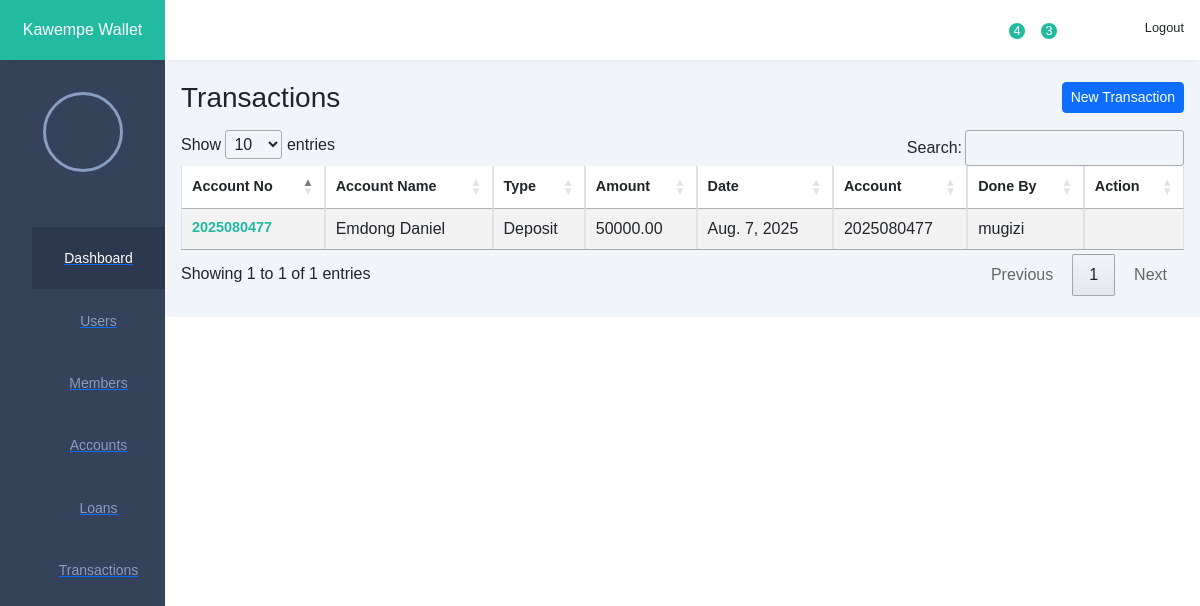
Screenshot of /transactions/ with the database file from the repository.
### customers/models.py (models this page shows, shortened)
class Transaction(models.Model):
    class TransactionType(models.TextChoices):
        DEPOSIT = 'Deposit', _('Deposit')
        WITHDRAWAL = 'Withdrawal', _('Withdrawal')
        TRANSFER = 'Transfer', _('Transfer')
        PAYMENT = 'Payment', _('Payment')
    transaction_id = models.UUIDField(
        primary_key=True, default=uuid.uuid4, editable=False, unique=True)
    transaction_type = models.CharField(
        max_length=50, choices=TransactionType.choices, default=TransactionType.DEPOSIT)
    amount = models.DecimalField(max_digits=10, decimal_places=2)
    transaction_date = models.DateField(auto_now_add=True)
    description = models.TextField()
    account = models.ForeignKey(Account, on_delete=models.CASCADE)
    served_by = models.CharField(max_length=50)
    class Meta:
        ordering = ['-transaction_date']

class Account(models.Model):
    class AccountType(models.TextChoices):
        SAVINGS = 'Savings', _('Savings')
        CURRENT = 'Current', _('Current')
        FIXED = 'Fixed', _('Fixed')
        JOINT = 'Joint', _('Joint')
        CORPORATE = 'Corporate', _('Corporate')
    class AccountStatus(models.TextChoices):
        ACTIVE = 'Active', _('Active')
        CLOSED = 'Closed', _('Closed')
        DORMANT = 'Dormant', _('Dormant')
        SUSPENDED = 'Suspended', _('Suspended')
    customer = models.ForeignKey(Customer, on_delete=models.CASCADE)
    account_number = models.CharField(
        max_length=50, primary_key=True, editable=False, unique=True)
    account_type = models.CharField(
        max_length=50, choices=AccountType.choices, default=AccountType.SAVINGS)
    balance = models.DecimalField(
        max_digits=13, decimal_places=2, default=0.00)
    date_opened = models.DateField(auto_now_add=True)
    status = models.CharField(
        max_length=50, choices=AccountStatus.choices, default=AccountStatus.ACTIVE)
    def __str__(self):
        return self.account_number

class Customer(models.Model):
    class Salutation(models.TextChoices):
        MR   = 'Mr',   _('Mr.')
        MRS  = 'Mrs',  _('Mrs.')
        MS   = 'Ms',   _('Ms.')
        DR   = 'Dr.',  _('Dr.')
        PROF = 'Prof.',_('Prof.')
        REV  = 'Rev.', _('Rev.')
    salutation    = models.CharField(
        max_length=5,
        choices=Salutation.choices,
        default=Salutation.MR
    )
    first_name    = models.CharField(max_length=100)
    middle_name   = models.CharField(
        max_length=100,
        blank=True,    # not required on forms
        null=True      # allows NULL in the DB
    )
    last_name     = models.CharField(max_length=100)
    id_number     = models.CharField(max_length=100)
    phone_number  = models.CharField(
        max_length=100,
        blank=True     # optional to supply
    )
    email         = models.EmailField(
        blank=True     # optional to supply
    )
    date_of_birth = models.DateField(
        blank=True,
        null=True
    )
    location       = models.CharField(max_length=100)

### customers/views.py (the view)
# urls.py: path('transactions/', TransactionListView.as_view(), name='transaction_list'),
class TransactionListView(ListView):
    model = Transaction
    template_name = 'bank/transaction_list.html'
    context_object_name = 'transactions'

### templates/bank/transaction_list.html (shortened to what this page needs)
{% extends 'base.html' %}
{% block content %}
<div class="d-flex justify-content-between align-items-center mb-3">
  <h1 class="h3 m-0">Transactions</h1>
  <a href="{% url 'transaction_add' %}" class="btn btn-primary btn-sm">
    New Transaction
  </a>
</div>
<table width="100%" id="customers-table" class="table table-striped table-hover table-bordered">
  <thead>
    <tr>
<th>Account No</th><th>Account Name</th><th>Type</th><th>Amount</th><th>Date</th><th>Account</th><th>Done By</th><th>Action</th>
    </tr>
  </thead>
  <tbody>
    {% for tx in transactions %}
    <tr>
      <td>{{ tx.account.account_number }}</td>
      <td>{{ tx.account.customer.first_name }} {{ tx.account.customer.last_name }}</td>
      <td>{{ tx.transaction_type }}</td>
      <td>{{ tx.amount }}</td>
      <td>{{ tx.transaction_date }}</td>
      <td>{{ tx.account }}</td>
      <td>{{ tx.served_by }}</td>
            <td>
            </td>
    </tr>
    {% empty %}
    <tr>
      <td colspan="8" class="text-center">No transactions found.</td>
    </tr>
    {% endfor %}
  </tbody>
</table>
{% endblock %}

### static/css/style.css (style rules this page uses)
:root { --main-color: #22BAA0; --color-dark: #34425A; --text-grey: #B0B0B0; }
* { margin: 0; padding: 0; text-decoration: none; list-style-type: none; box-sizing: border-box; font-family: 'Merriweather', sans-serif; }
table { border-collapse: collapse; }
table thead tr { background: #e9edf2; }
table thead th { padding: 1rem 0rem; text-align: left; color: #444; font-size: .9rem; }
table thead th:first-child { padding-left: 1rem; }
table tbody td { padding: 1rem 0rem; color: #444; }
table tbody td:first-child { padding-left: 1rem; color: var(--main-color); font-weight: 600; font-size: .9rem; }
table tbody tr { border-bottom: 1px solid #dee2e8; }

### rows the page displays
Transaction: account.account_number "2025080477", account.customer.first_name "Emdong", account.customer.last_name "Daniel", transaction_type "Deposit", amount "50000.00", transaction_date "Aug. 7, 2025", account "2025080477", served_by "mugizi"
